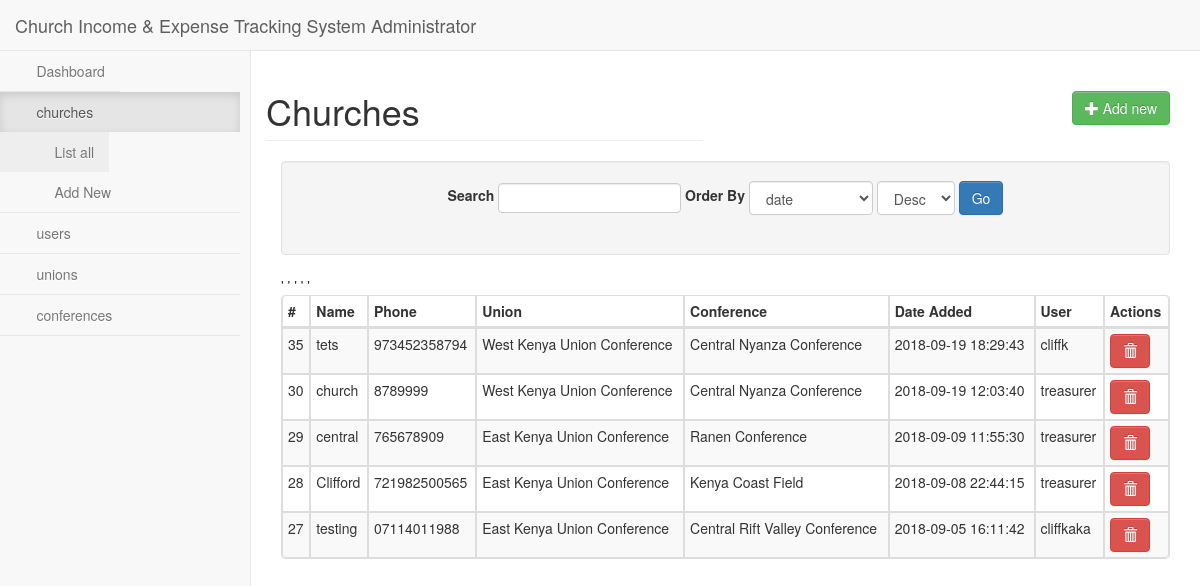
The page /coreadmin/churches.php (signed in) on the database its author committed.
### tables this page shows
CREATE TABLE `church` (
  `id` int(11) NOT NULL AUTO_INCREMENT,
  `name` varchar(255) NOT NULL,
  `conference_id` int(11) NOT NULL,
  `mobile` varchar(255) NOT NULL,
  `date` timestamp NOT NULL DEFAULT CURRENT_TIMESTAMP,
  `union_id` int(11) NOT NULL,
  `updated_at` timestamp NOT NULL DEFAULT CURRENT_TIMESTAMP ON UPDATE CURRENT_TIMESTAMP,
  `user_id` int(11) DEFAULT NULL,
  PRIMARY KEY (`id`),
  UNIQUE KEY `name` (`name`),
  KEY `user_id` (`user_id`),
  KEY `conference_id` (`conference_id`),
  KEY `union_id` (`union_id`),
  CONSTRAINT `church_ibfk_1` FOREIGN KEY (`user_id`) REFERENCES `users` (`id`),
  CONSTRAINT `church_ibfk_2` FOREIGN KEY (`conference_id`) REFERENCES `conference` (`id`),
  CONSTRAINT `church_ibfk_3` FOREIGN KEY (`union_id`) REFERENCES `union_mission` (`id`)
);

CREATE TABLE `union_mission` (
  `id` int(11) NOT NULL AUTO_INCREMENT,
  `union_name` varchar(255) NOT NULL,
  `date_created` timestamp NOT NULL DEFAULT CURRENT_TIMESTAMP,
  `date_updated` timestamp NOT NULL DEFAULT CURRENT_TIMESTAMP ON UPDATE CURRENT_TIMESTAMP,
  `user_id` int(11) DEFAULT NULL,
  PRIMARY KEY (`id`),
  KEY `user_id` (`user_id`),
  CONSTRAINT `union_mission_ibfk_1` FOREIGN KEY (`user_id`) REFERENCES `users` (`id`)
);

CREATE TABLE `conference` (
  `id` int(11) NOT NULL AUTO_INCREMENT,
  `user_id` int(11) DEFAULT NULL,
  `conf_name` varchar(255) NOT NULL,
  `date_created` timestamp NOT NULL DEFAULT CURRENT_TIMESTAMP,
  `date_updated` timestamp NOT NULL DEFAULT CURRENT_TIMESTAMP ON UPDATE CURRENT_TIMESTAMP,
  `union_id` int(11) DEFAULT NULL,
  PRIMARY KEY (`id`),
  KEY `user_id` (`user_id`),
  KEY `union_id` (`union_id`),
  CONSTRAINT `conference_ibfk_1` FOREIGN KEY (`user_id`) REFERENCES `users` (`id`),
  CONSTRAINT `conference_ibfk_2` FOREIGN KEY (`union_id`) REFERENCES `union_mission` (`id`)
);

CREATE TABLE `users` (
  `id` int(25) NOT NULL AUTO_INCREMENT,
  `user_name` varchar(20) NOT NULL,
  `passwd` varchar(50) NOT NULL,
  `user_type` varchar(20) NOT NULL,
  `email` varchar(100) NOT NULL,
  `status` enum('Approved','Pending') NOT NULL DEFAULT 'Pending',
  `date_created` timestamp NOT NULL DEFAULT CURRENT_TIMESTAMP,
  PRIMARY KEY (`id`),
  UNIQUE KEY `user_name` (`user_name`),
  UNIQUE KEY `email` (`email`)
);

### coreadmin/churches.php (the view, shortened to what the rows shown need)
<?php
require_once './config/config.php';
$filter_col = filter_input(INPUT_GET, 'filter_col');
$order_by = filter_input(INPUT_GET, 'order_by');
$page = filter_input(INPUT_GET, 'page');
$pagelimit = 10;
if (!$page) {
    $page = 1;
}
if (!$filter_col) {
    $filter_col = "date";
}
if (!$order_by) {
    $order_by = "Desc";
}
$db = getDbInstance();
$db->join("users u", "c.user_id=u.id", "LEFT");
$db->join("conference n", "c.conference_id=n.id", "LEFT");
$db->join("union_mission m", "c.union_id=m.id", "LEFT");
$select = array('u.user_name','c.id','c.name','m.union_name','n.conf_name','c.mobile','c.date');
if ($order_by)
{
    $db->orderBy($filter_col, $order_by);
}
$db->pageLimit = $pagelimit;
$church = $db->arraybuilder()->paginate("church c", $page, $select);
 ?>
<?php include_once './includes/header.php'; ?>
<div id="page-wrapper">
    <div class="row">
        <div class="col-lg-6">
            <h1 class="page-header">Churches</h1>
        </div>
    </div>
    <table class="table table-bordered table-striped table-condensed">
        <thead>
         <tr> <th class="header">#</th>
             <th>Name</th>
             <th>Phone</th>
             <th>Union</th>
             <th>Conference</th>
               <th>Date Added</th>
               <th>User</th>
              <th>Actions</th>
         </tr>
        </thead>
        <tbody id="church_data">
          <?php foreach ($church as $row) : ?>
                <tr>
                  <td><?php echo $row['id']; ?></td>
	                <td data-name="name" class="name" data-type="text" data-pk="<?php echo $row['id'] ?>"><?php echo $row['name'] ?></td>
                         <td data-name="mobile" class="phone" data-type="text" data-pk="<?php echo $row['id'] ?>"><?php echo htmlspecialchars($row['mobile']); ?></td>
                  <td data-name="union_id" class="union_id" data-original-title="Select Union/Mission" id="union" data-type="select" data-pk="<?php echo $row['id'] ?>"><?php echo htmlspecialchars($row['union_name']) ?></td>'
	                <td data-name="conference_id" data-original-title="Select Conference" id="conference" class="conference_id" data-type="select" data-pk="<?php echo $row['id'] ?>"><?php echo htmlspecialchars($row['conf_name']) ?></td>
                  <td data-name="date" class="date" data-type="date" data-pk="<?php echo $row['id'] ?>"><?php echo htmlspecialchars($row['date']); ?></td>
                  <td data-name="user_id" id="user" class="user_id" data-original-title="Select User" data-type="select"  data-pk="<?php echo $row['id'] ?>"><?php echo htmlspecialchars($row['user_name']) ?></td>
	                   <td>
				<a href=""  class="btn btn-danger delete_church delete_btn" name="delete_church" id="<?php echo $row['id'] ?>" style="margin-right: 8px;"><span class="glyphicon glyphicon-trash"></span></td>
				</tr>
           <?php endforeach; ?>
        </tbody>
       </table>
</div>
<?php include_once './includes/footer.php'; ?>

### rows shown on the page
church: id "35", name "tets", mobile "973452358794", union.union_name "West Kenya Union Conference", conference.conf_name "Central Nyanza Conference", date "2018-09-19 18:29:43", user.user_name "cliffk"
church: id "30", name "church", mobile "8789999", union.union_name "West Kenya Union Conference", conference.conf_name "Central Nyanza Conference", date "2018-09-19 12:03:40", user.user_name "treasurer"
church: id "29", name "central", mobile "765678909", union.union_name "East Kenya Union Conference", conference.conf_name "Ranen Conference", date "2018-09-09 11:55:30", user.user_name "treasurer"
church: id "28", name "Clifford", mobile "721982500565", union.union_name "East Kenya Union Conference", conference.conf_name "Kenya Coast Field", date "2018-09-08 22:44:15", user.user_name "treasurer"
church: id "27", name "testing", mobile "07114011988", union.union_name "East Kenya Union Conference", conference.conf_name "Central Rift Valley Conference", date "2018-09-05 16:11:42", user.user_name "cliffkaka"

### other values the page prints
form field filter_col "date"
